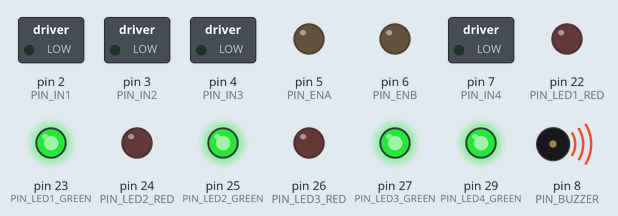
Simulated run of this sketch. Board: Arduino Mega 2560, built with avr-gcc and run on an emulated ATmega2560. Parts: switched loads named in the sketch (green lamp = pin HIGH), output pins drawn as LEDs (lit = HIGH), buzzer (waves = sounding, pin HIGH).

Above: at 2.1 s.
At 2.7 s:
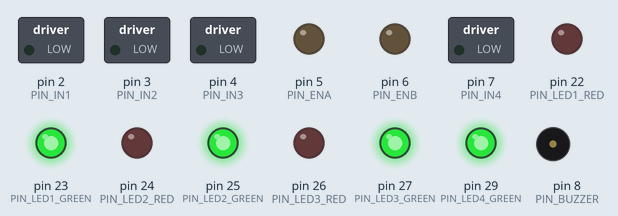
Timing chart, 0 to 5.0 s (numbered marks = the images above):
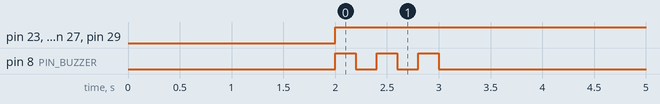

The sketch:

week9.ino
```cpp
/*
 * Week 10 Project: Obstacle Avoiding Line Follower
 * Hardware setup expected:
 *  - 4 Line / IR Sensors (S1, S2, S3, S4) mapped to 4 RGB LEDs (Green = White Line, Red = Ground/Black)
 *  - 1 Ultrasonic Sensor (Trig/Echo) or Distance Sensor for Obstacle Detection
 *  - 2 DC Motors (Left, Right) driven via PWM (e.g., L298N/L293D)
 *  - 1 Buzzer for End-of-Run indication
 */

// ==========================================
// 1. PIN CONFIGURATIONS (ADJUST TO YOUR BOARD)
// ==========================================
const int PIN_IR_S1 = A0; // Left Outer Sensor
const int PIN_IR_S2 = A1; // Left Inner Sensor
const int PIN_IR_S3 = A2; // Right Inner Sensor
const int PIN_IR_S4 = A3; // Right Outer Sensor

// Ultrasonic Distance Sensor Pins
const int PIN_TRIG  = 12; // Ultrasonic Trig pin
const int PIN_ECHO  = 13; // Ultrasonic Echo pin

// Motor Driver Pins (PWM capable pins for speed control)
const int PIN_ENA   = 5;  // PWM Left Motor
const int PIN_IN1   = 2;
const int PIN_IN2   = 3;
const int PIN_IN3   = 4;
const int PIN_IN4   = 7;
const int PIN_ENB   = 6;  // PWM Right Motor

// RGB LED Pins (paired with 4 IR sensors)
const int PIN_LED1_RED = 22, PIN_LED1_GREEN = 23;
const int PIN_LED2_RED = 24, PIN_LED2_GREEN = 25;
const int PIN_LED3_RED = 26, PIN_LED3_GREEN = 27;
const int PIN_LED4_RED = 28, PIN_LED4_GREEN = 29;

// Buzzer Pin
const int PIN_BUZZER = 8;


// ==========================================
// 2. TUNING PARAMETERS (TUNE THESE VALUES)
// ==========================================

// START DELAY
// TUNING PARAMETER: Delay in ms before robot starts moving after power-on/reset
const unsigned long START_DELAY_MS = 2000;

// IR SENSOR THRESHOLDS
// TUNING PARAMETER: Adjust value based on Serial monitor reading for White line vs Dark background.
// Set high if reading digital HIGH on white, low if analog thresholding.
const int IR_THRESHOLD = 500;

// OBSTACLE DETECTION THRESHOLD
// TUNING PARAMETER: Distance in cm to detect an obstacle at junctions/ahead.
const float OBSTACLE_DIST_CM = 15.0;

// BASE MOTOR SPEEDS (0 - 255)
// TUNING PARAMETER: Base speed for straight line following. Higher = faster run time (T), lower = better stability.
const int BASE_SPEED = 140;
const int MAX_SPEED  = 220;
const int MIN_SPEED  = 0;

// PD CONTROLLER GAINS
// TUNING PARAMETER: Proportional gain (Kp) - Increase if response to turn is sluggish; decrease if it oscillates violently.
float Kp = 25.0;

// TUNING PARAMETER: Derivative gain (Kd) - Increase to damp overshooting/wobble; decrease if robot jitters.
float Kd = 15.0;

// JUNCTION & TURN TIMINGS
// TUNING PARAMETER: Duration (ms) needed to take a branch turn when an obstacle is detected.
const int BRANCH_TURN_TIME_MS = 450;


// ==========================================
// 3. GLOBAL VARIABLES
// ==========================================
int lastError = 0;
bool runCompleted = false;

// ==========================================
// 4. HELPER FUNCTIONS
// ==========================================

// Read ultrasonic distance in centimeters
float readDistanceCM() {
  digitalWrite(PIN_TRIG, LOW);
  delayMicroseconds(2);
  digitalWrite(PIN_TRIG, HIGH);
  delayMicroseconds(10);
  digitalWrite(PIN_TRIG, LOW);

  long duration = pulseIn(PIN_ECHO, HIGH, 25000); // 25ms timeout
  if (duration == 0) return 999.0; // Return clear path if timeout
  return (duration * 0.0343) / 2.0;
}

// Drive motors with PWM speeds (-255 to 255)
void setMotors(int leftSpeed, int rightSpeed) {
  // Left motor direction
  if (leftSpeed >= 0) {
    digitalWrite(PIN_IN1, HIGH);
    digitalWrite(PIN_IN2, LOW);
  } else {
    digitalWrite(PIN_IN1, LOW);
    digitalWrite(PIN_IN2, HIGH);
    leftSpeed = -leftSpeed;
  }

  // Right motor direction
  if (rightSpeed >= 0) {
    digitalWrite(PIN_IN3, HIGH);
    digitalWrite(PIN_IN4, LOW);
  } else {
    digitalWrite(PIN_IN3, LOW);
    digitalWrite(PIN_IN4, HIGH);
    rightSpeed = -rightSpeed;
  }

  // Constrain speed values
  leftSpeed  = constrain(leftSpeed,  MIN_SPEED, MAX_SPEED);
  rightSpeed = constrain(rightSpeed, MIN_SPEED, MAX_SPEED);

  analogWrite(PIN_ENA, leftSpeed);
  analogWrite(PIN_ENB, rightSpeed);
}

// Stop both motors
void stopMotors() {
  analogWrite(PIN_ENA, 0);
  analogWrite(PIN_ENB, 0);
  digitalWrite(PIN_IN1, LOW);
  digitalWrite(PIN_IN2, LOW);
  digitalWrite(PIN_IN3, LOW);
  digitalWrite(PIN_IN4, LOW);
}

// Update paired RGB LEDs (Requirement 5)
void updateLEDs(bool s1, bool s2, bool s3, bool s4) {
  // S1 LED
  digitalWrite(PIN_LED1_GREEN, s1 ? HIGH : LOW);
  digitalWrite(PIN_LED1_RED,   s1 ? LOW  : HIGH);
  // S2 LED
  digitalWrite(PIN_LED2_GREEN, s2 ? HIGH : LOW);
  digitalWrite(PIN_LED2_RED,   s2 ? LOW  : HIGH);
  // S3 LED
  digitalWrite(PIN_LED3_GREEN, s3 ? HIGH : LOW);
  digitalWrite(PIN_LED3_RED,   s3 ? LOW  : HIGH);
  // S4 LED
  digitalWrite(PIN_LED4_GREEN, s4 ? HIGH : LOW);
  digitalWrite(PIN_LED4_RED,   s4 ? LOW  : HIGH);
}

// Sound buzzer 3 times upon reaching END box (Requirement 6)
void triggerEndSequence() {
  stopMotors();
  runCompleted = true;
  for (int i = 0; i < 3; i++) {
    digitalWrite(PIN_BUZZER, HIGH);
    delay(200);
    digitalWrite(PIN_BUZZER, LOW);
    delay(200);
  }
}

// ==========================================
// 5. SETUP & MAIN LOOP
// ==========================================

void setup() {
  // Pin modes setup
  pinMode(PIN_IR_S1, INPUT);
  pinMode(PIN_IR_S2, INPUT);
  pinMode(PIN_IR_S3, INPUT);
  pinMode(PIN_IR_S4, INPUT);

  pinMode(PIN_TRIG, OUTPUT);
  pinMode(PIN_ECHO, INPUT);

  pinMode(PIN_ENA, OUTPUT);
  pinMode(PIN_IN1, OUTPUT);
  pinMode(PIN_IN2, OUTPUT);
  pinMode(PIN_IN3, OUTPUT);
  pinMode(PIN_IN4, OUTPUT);
  pinMode(PIN_ENB, OUTPUT);

  pinMode(PIN_LED1_RED, OUTPUT); pinMode(PIN_LED1_GREEN, OUTPUT);
  pinMode(PIN_LED2_RED, OUTPUT); pinMode(PIN_LED2_GREEN, OUTPUT);
  pinMode(PIN_LED3_RED, OUTPUT); pinMode(PIN_LED3_GREEN, OUTPUT);
  pinMode(PIN_LED4_RED, OUTPUT); pinMode(PIN_LED4_GREEN, OUTPUT);

  pinMode(PIN_BUZZER, OUTPUT);

  stopMotors();

  // Requirement 1: Start delay
  delay(START_DELAY_MS);
}

void loop() {
  if (runCompleted) return;

  // Read sensors (True = detect white line)
  bool s1 = (analogRead(PIN_IR_S1) > IR_THRESHOLD);
  bool s2 = (analogRead(PIN_IR_S2) > IR_THRESHOLD);
  bool s3 = (analogRead(PIN_IR_S3) > IR_THRESHOLD);
  bool s4 = (analogRead(PIN_IR_S4) > IR_THRESHOLD);

  // Update RGB indicators (Requirement 5)
  updateLEDs(s1, s2, s3, s4);

  // Requirement 6: Check for END Box (All sensors on white line stop block)
  if (s1 && s2 && s3 && s4) {
    triggerEndSequence();
    return;
  }

  // Check for Junction (Inner or outer broad line trigger)
  bool isJunction = (s1 && s2) || (s3 && s4) || (s1 && s4);

  if (isJunction) {
    float distance = readDistanceCM();

    // Requirement 3: Obstacle ahead at junction -> Take branch
    if (distance < OBSTACLE_DIST_CM) {
      // TUNING PARAMETER: Branch turn direction/speed
      setMotors(-BASE_SPEED, BASE_SPEED); // Sharp Left Branch Turn
      delay(BRANCH_TURN_TIME_MS);
      return;
    }
    // Requirement 4: Clear way ahead -> Carry on straight
    else {
      setMotors(BASE_SPEED, BASE_SPEED);
      delay(150); // TUNING PARAMETER: Forward pulse to clear junction mark
      return;
    }
  }

  // Requirement 2: Line Following using PD Controller
  // Calculate weighted error based on sensor positions
  // Left side negative, Right side positive
  int error = 0;
  if (s1 && !s2 && !s3 && !s4)      error = -3;
  else if (s1 && s2 && !s3 && !s4) error = -2;
  else if (!s1 && s2 && !s3 && !s4) error = -1;
  else if (!s1 && s2 && s3 && !s4)  error = 0;  // Centered
  else if (!s1 && !s2 && s3 && !s4) error = 1;
  else if (!s1 && !s2 && s3 && s4)  error = 2;
  else if (!s1 && !s2 && !s3 && s4)  error = 3;

  // PD Calculation
  int derivative = error - lastError;
  int correction = (Kp * error) + (Kd * derivative);
  lastError = error;

  // Calculate wheel speeds
  int leftMotorSpeed  = BASE_SPEED + correction;
  int rightMotorSpeed = BASE_SPEED - correction;

  setMotors(leftMotorSpeed, rightMotorSpeed);
}
```

Measured:
- by itself, pin 23 (PIN_LED1_GREEN), pin 25 (PIN_LED2_GREEN), pin 27 (PIN_LED3_GREEN), pin 29 (PIN_LED4_GREEN): LOW → HIGH at 2.0 s
- by itself, pin 8 (PIN_BUZZER): alternates HIGH for 0.20 s and LOW for 0.20 s, 6 changes in all, then stays LOW
